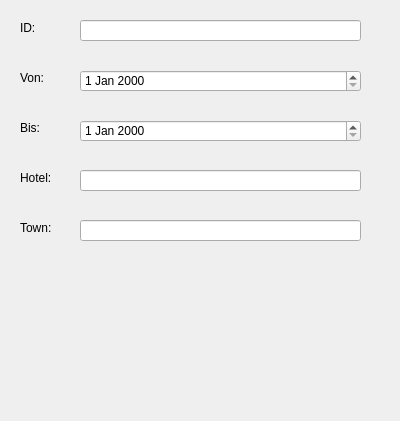
<?xml version="1.0" encoding="UTF-8"?>
<ui version="4.0">
 <class>hotelbuchung</class>
 <widget class="QDialog" name="hotelbuchung">
  <property name="geometry">
   <rect>
    <x>0</x>
    <y>0</y>
    <width>400</width>
    <height>421</height>
   </rect>
  </property>
  <property name="windowTitle">
   <string>Dialog</string>
  </property>
  <widget class="QLabel" name="label">
   <property name="geometry">
    <rect>
     <x>20</x>
     <y>20</y>
     <width>58</width>
     <height>16</height>
    </rect>
   </property>
   <property name="text">
    <string>ID:</string>
   </property>
  </widget>
  <widget class="QLabel" name="label_2">
   <property name="geometry">
    <rect>
     <x>20</x>
     <y>70</y>
     <width>58</width>
     <height>16</height>
    </rect>
   </property>
   <property name="text">
    <string>Von:</string>
   </property>
  </widget>
  <widget class="QLabel" name="label_3">
   <property name="geometry">
    <rect>
     <x>20</x>
     <y>120</y>
     <width>58</width>
     <height>16</height>
    </rect>
   </property>
   <property name="text">
    <string>Bis:</string>
   </property>
  </widget>
  <widget class="QLabel" name="label_4">
   <property name="geometry">
    <rect>
     <x>20</x>
     <y>170</y>
     <width>58</width>
     <height>16</height>
    </rect>
   </property>
   <property name="text">
    <string>Hotel:</string>
   </property>
  </widget>
  <widget class="QLabel" name="label_5">
   <property name="geometry">
    <rect>
     <x>20</x>
     <y>220</y>
     <width>58</width>
     <height>16</height>
    </rect>
   </property>
   <property name="text">
    <string>Town:</string>
   </property>
  </widget>
  <widget class="QLineEdit" name="idLineEdit">
   <property name="geometry">
    <rect>
     <x>80</x>
     <y>20</y>
     <width>281</width>
     <height>21</height>
    </rect>
   </property>
  </widget>
  <widget class="QLineEdit" name="hotelLineEdit">
   <property name="geometry">
    <rect>
     <x>80</x>
     <y>170</y>
     <width>281</width>
     <height>21</height>
    </rect>
   </property>
  </widget>
  <widget class="QLineEdit" name="townLineEdit">
   <property name="geometry">
    <rect>
     <x>80</x>
     <y>220</y>
     <width>281</width>
     <height>21</height>
    </rect>
   </property>
  </widget>
  <widget class="QDateEdit" name="vonDateEdit">
   <property name="geometry">
    <rect>
     <x>80</x>
     <y>70</y>
     <width>281</width>
     <height>22</height>
    </rect>
   </property>
  </widget>
  <widget class="QDateEdit" name="bisDateEdit">
   <property name="geometry">
    <rect>
     <x>80</x>
     <y>120</y>
     <width>281</width>
     <height>22</height>
    </rect>
   </property>
  </widget>
 </widget>
 <resources/>
 <connections/>
</ui>
